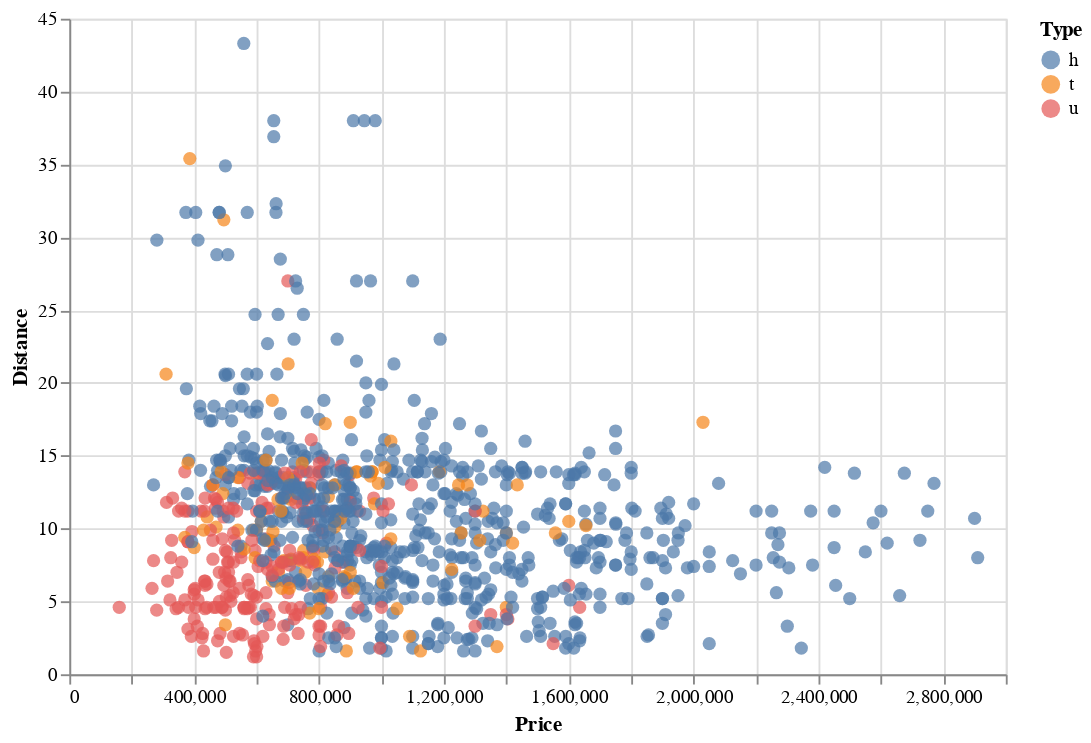

The notebook cell saved with this chart:
### Code cell
alt.Chart(df).mark_circle(size=50).encode(
   x='Price',
   y='Distance',
   color='Type'
).properties(
   height=350, width=500
)

### Figure 1 — Vega-Lite specification as saved in the notebook (floating-point values rounded to 4 significant figures; data arrays with more than 128 entries replaced by an {"elided": "..."} marker saying what was removed)
{"config": {"view": {"continuousWidth": 400, "continuousHeight": 300}}, "data": {"name": "data-6274b62891a5b1a2024cb58f7fbc4def"}, "mark": {"type": "circle", "size": 50}, "encoding": {"color": {"field": "Type", "type": "nominal"}, "x": {"field": "Price", "type": "quantitative"}, "y": {"field": "Distance", "type": "quantitative"}}, "height": 350, "width": 500, "$schema": "https://vega.github.io/schema/vega-lite/v4.17.0.json", "datasets": {"data-6274b62891a5b1a2024cb58f7fbc4def": {"elided": "1000 records"}}}
